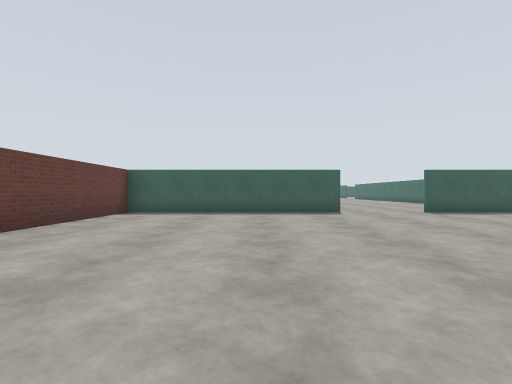
view 1 (above)

22 first-person views from a walk through a robot-simulator world made for Gazebo. The camera is 1.2 m above the floor, looks level and sees 85° across. The floor is counted in squares, 2 m on a side. Each view is taken from the middle of a square. On the plan, view 1 faces up. The plan holds only what a view shows up to about 9 squares ahead; the rest is blank. The place goes on beyond the plan. Robots are left out. Simple patterns stand in for the simulator's built-in surfaces. Some stock models are drawn as simple stand-ins. Some surface patterns are stand-ins.

view 2
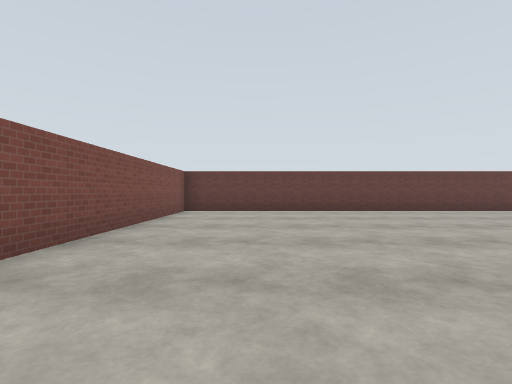

view 3
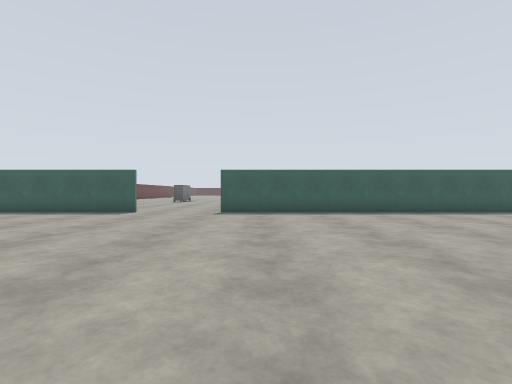

view 4
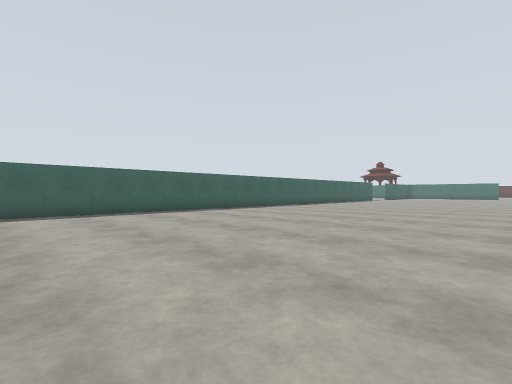

view 5
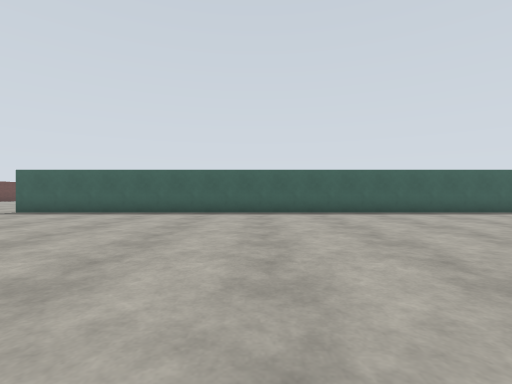

view 6
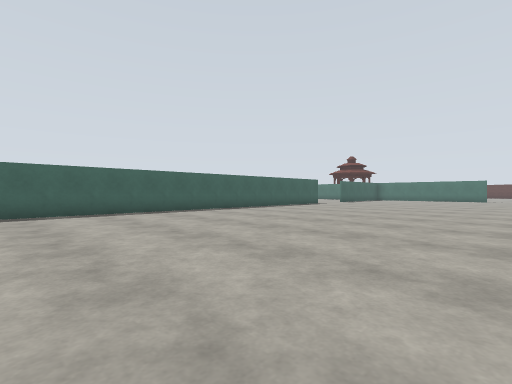

view 7
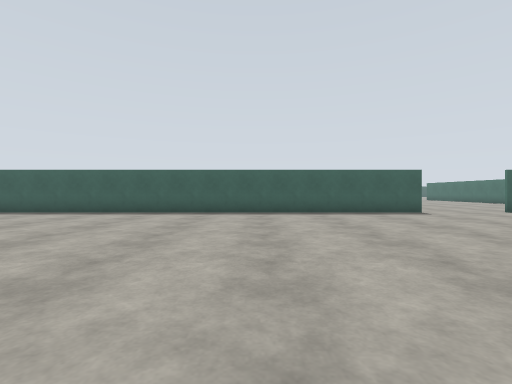

view 8
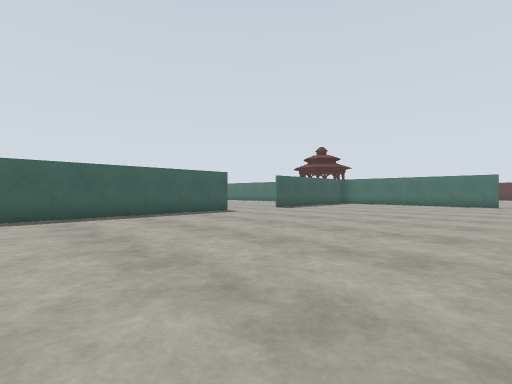

view 9
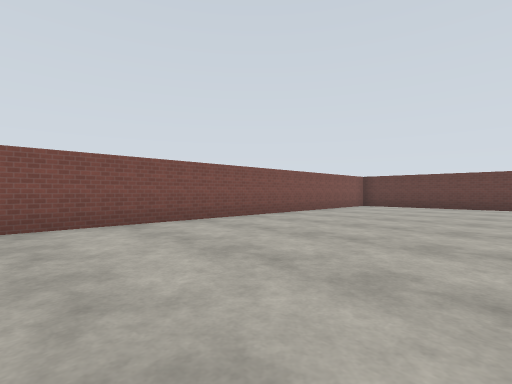

view 10
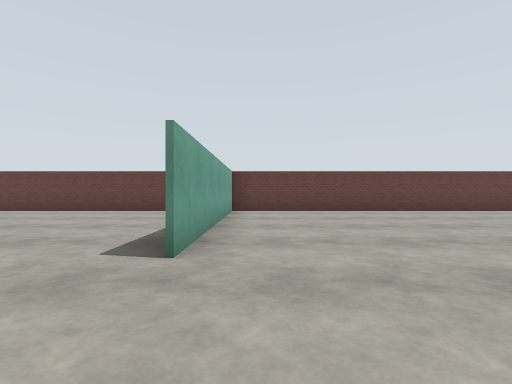

view 11
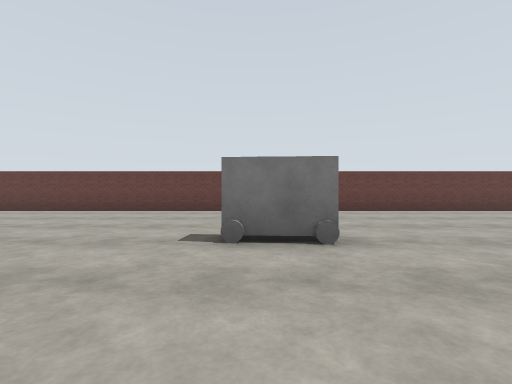

view 12
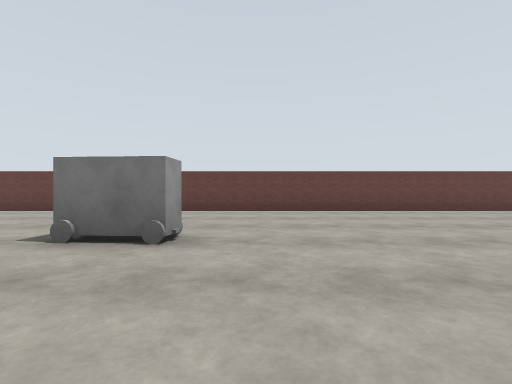

view 13
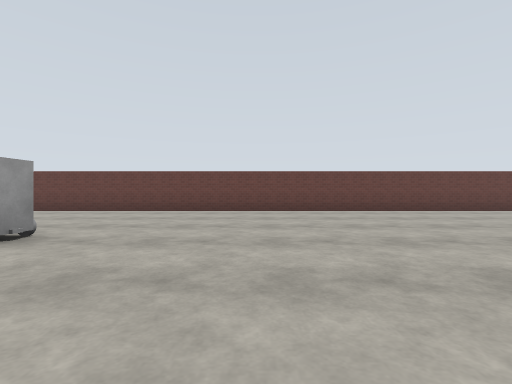

view 14
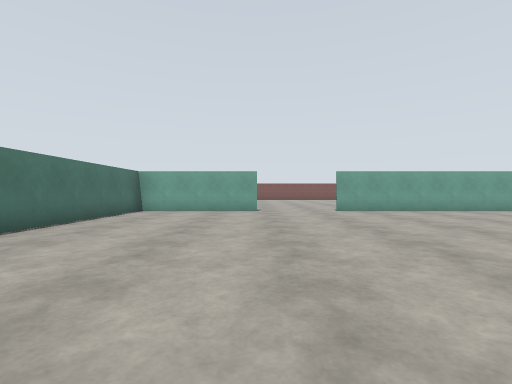

view 15
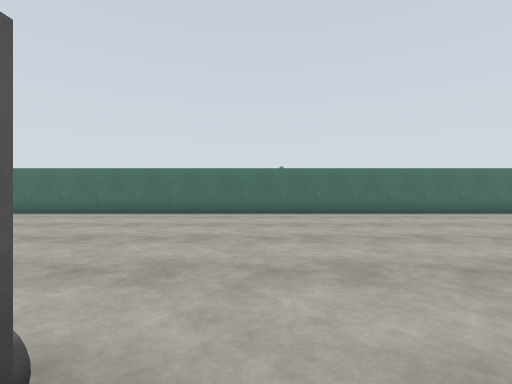

view 16
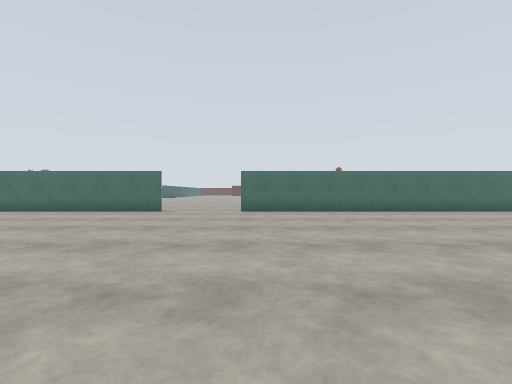

view 17
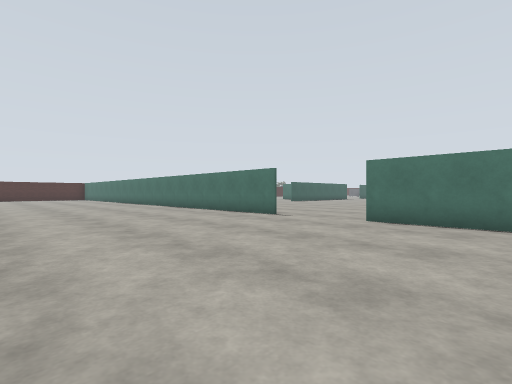

view 18
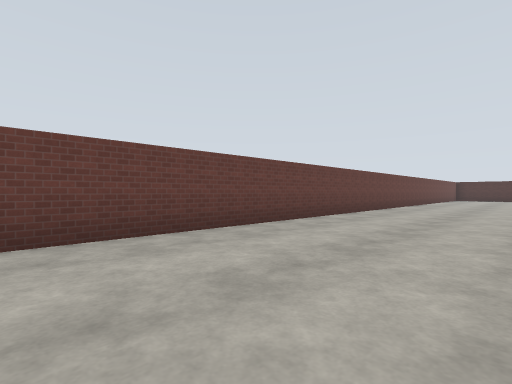

view 19
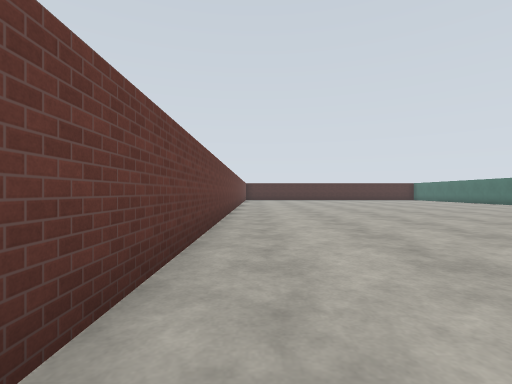

view 20
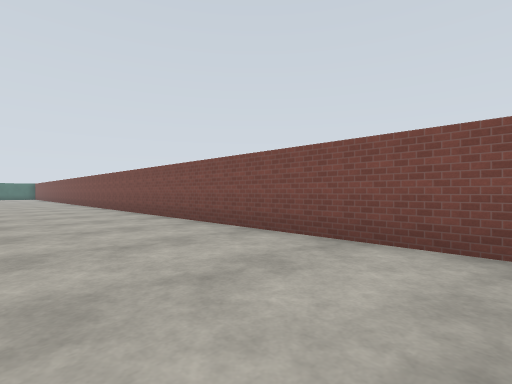

view 21
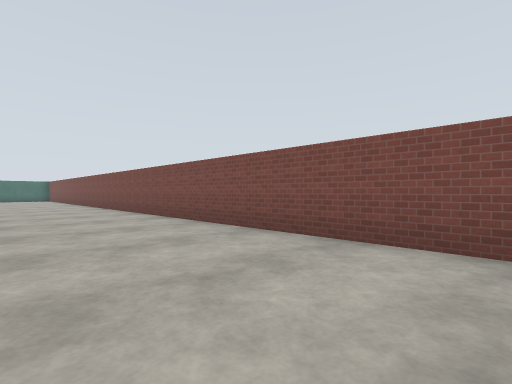

view 22
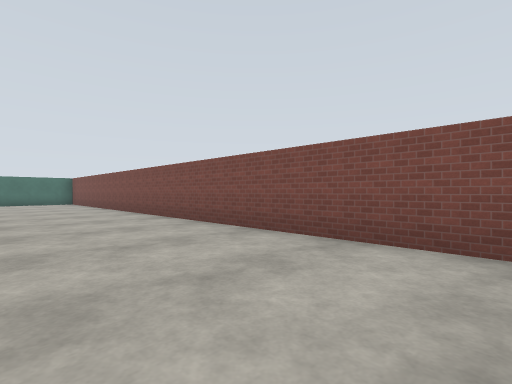

### Floor plan
Points are (right, up) in squares from view 1. A wall is a line through its corners. A room is listed if a view was taken in it or the views show most of it. See-through windows are left out.
Room 1 (views 1, 2, 3, 4, 5, 6, 7, 8, 9, 20, 21, 22)
walls: (2.5, 8.2) (-3.7, 8.2) (-3.7, -4.2) (27.5, -4.2); (25.9, 8.2) (4.9, 8.2)
ways out: opening at (3.5, 8) to room 2; opening at (27, 8)
Room 2 (views 10, 11, 12, 13, 14, 15, 16, 17, 18, 19)
walls: (8.7, 26.9) (8.7, 31.5); (4.9, 8.3) (8.7, 8.3) (8.7, 24.5); (-3.7, 31.5) (-3.7, 8.3) (2.5, 8.3)
ways out: opening at (3.5, 8) to room 1; opening at (9, 25.5)
objects: other object (1, 17) to (1, 18)

Where each view was taken, in squares from view 1:
view 1: 0 up, 0 right, facing up
view 2: 2 down, 5 right, facing left
view 3: 0 up, 6 right, facing up
view 4: 0 up, 6 right, facing up-right
view 5: 0 up, 12 right, facing up
view 6: 0 up, 13 right, facing up-right
view 7: 0 up, 21 right, facing up
view 8: 1 up, 20 right, facing up-right
view 9: 1 up, 8 right, facing down-left
view 10: 9 up, 5 right, facing left
view 11: 17 up, 5 right, facing left
view 12: 19 up, 5 right, facing left
view 13: 21 up, 5 right, facing left
view 14: 17 up, 5 right, facing down
view 15: 16 up, 1 right, facing right
view 16: 24 up, 0 right, facing right
view 17: 22 up, 3 right, facing up-right
view 18: 23 up, 0 right, facing up-left
view 19: 25 up, 3 left, facing up
view 20: 1 down, 6 right, facing down-right
view 21: 1 down, 12 right, facing down-right
view 22: 1 down, 18 right, facing down-right
